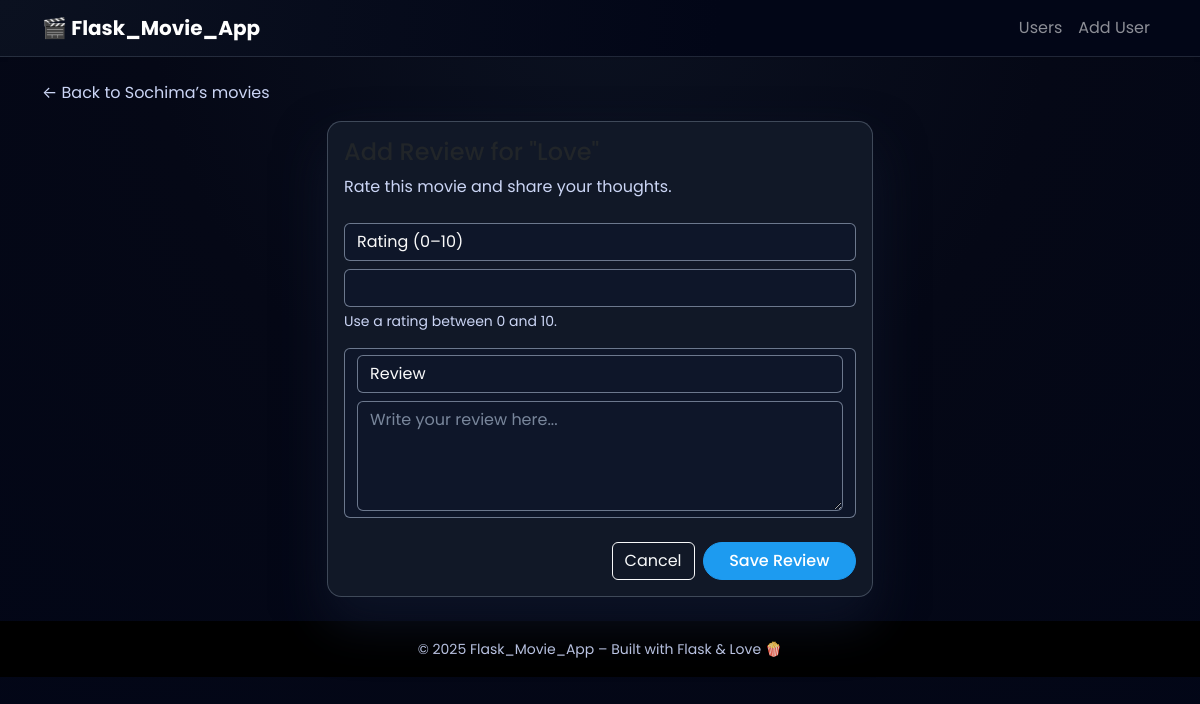
/users/2/movies/2/add_review, run on an earlier commit of the app's database.
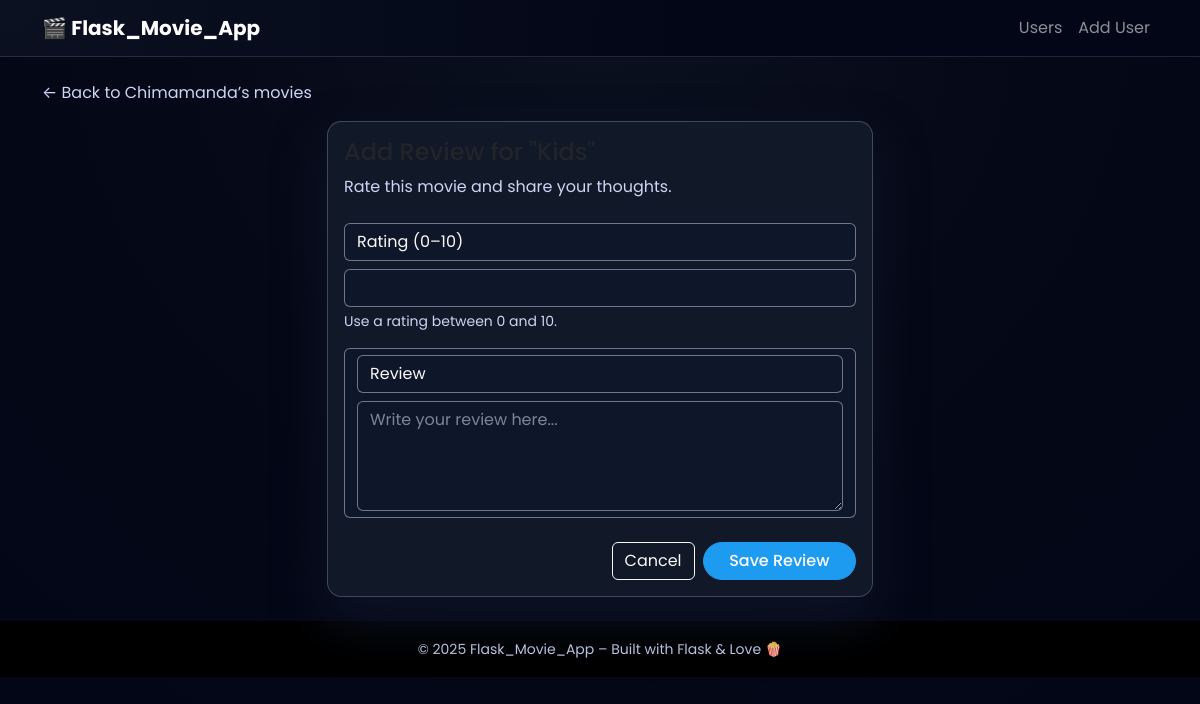
And on a later commit of the database.
### models.py (models this page shows)
class User(db.Model):
    __tablename__ = "users"
    id = db.Column(db.Integer, primary_key=True)
    name = db.Column(db.String(100), nullable=False)
    movies = db.relationship(
        "Movie",
        back_populates="user",
        cascade="all, delete-orphan",
    )
    reviews = db.relationship(
        "Review",
        back_populates="user",
        cascade="all, delete-orphan",
    )

### app.py (the view, shortened to what this page needs)
@app.route("/users/<int:user_id>/movies/<int:movie_id>/add_review", methods=["GET", "POST"])
def add_review(user_id, movie_id):
	user = get_user_or_404(user_id)
	movie = get_movie_or_404(movie_id)
	return render_template(
		"add_review.html",
		user=user,
		movie=movie,
	)

### app.py (called while the page is built)
def get_user_or_404(user_id: int):
	user = data_manager.get_user(user_id)
	if user is None:
		abort(404)
	return user

def get_movie_or_404(movie_id: int):
	movie = data_manager.get_movie(movie_id)
	if movie is None:
		abort(404)
	return movie

### datamanager/sqlite_data_manager.py (called while the page is built)
    def get_user(self, user_id: int) -> Optional[User]:
        return self.session.get(User, user_id)

    def get_movie(self, movie_id: int) -> Optional[Movie]:
        return self.session.get(Movie, movie_id)

### templates/add_review.html (shortened to what this page needs)
{% extends "base.html" %}
{% block content %}
  <div class="mb-3">
    <a href="{{ url_for('user_movies', user_id=user['id']) }}" class="text-decoration-none text-secondary">
      ← Back to {{ user['name'] }}’s movies
    </a>
  </div>
  <div class="row justify-content-center">
    <div class="col-12 col-md-8 col-lg-6">
      <div class="card user-card">
        <div class="card-body">
          <h1 class="h4 mb-2">Add Review for "{{ movie['name'] }}"</h1>
          <p class="text-secondary mb-4">
            Rate this movie and share your thoughts.
          </p>
          <form method="post">
            <div class="mb-3">
              <label for="rating" class="form-label form-control">Rating (0–10)</label>
              <input
                type="number"
                step="0.1"
                min="0"
                max="10"
                class="form-control"
                id="rating"
                name="rating"
                required
              />
              <div class="form-text">
                Use a rating between 0 and 10.
              </div>
            </div>
            <div class="mb-4 form-control">
              <label for="review_text" class="form-label form-control">Review</label>
              <textarea
                class="form-control form-control"
                id="review_text"
                name="review_text"
                rows="4"
                placeholder="Write your review here..."
                required
              ></textarea>
            </div>
            <div class="d-flex justify-content-end gap-2">
              <a href="{{ url_for('user_movies', user_id=user['id']) }}" class="btn btn-outline-light">
                Cancel
              </a>
              <button type="submit" class="btn btn-primary">
                Save Review
              </button>
            </div>
          </form>
        </div>
      </div>
    </div>
  </div>
{% endblock %}

What changed in the data, as far as the page shows it:
changed User: name "Sochima" → "Chimamanda"
